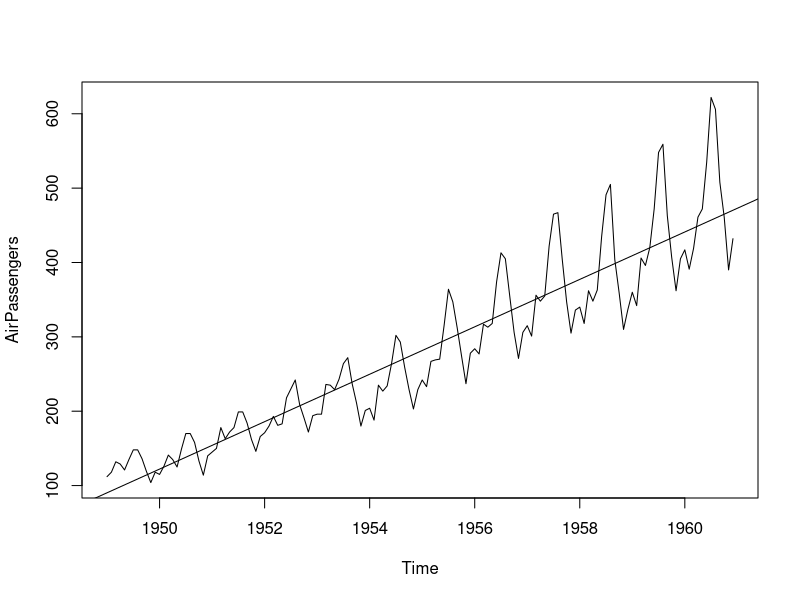
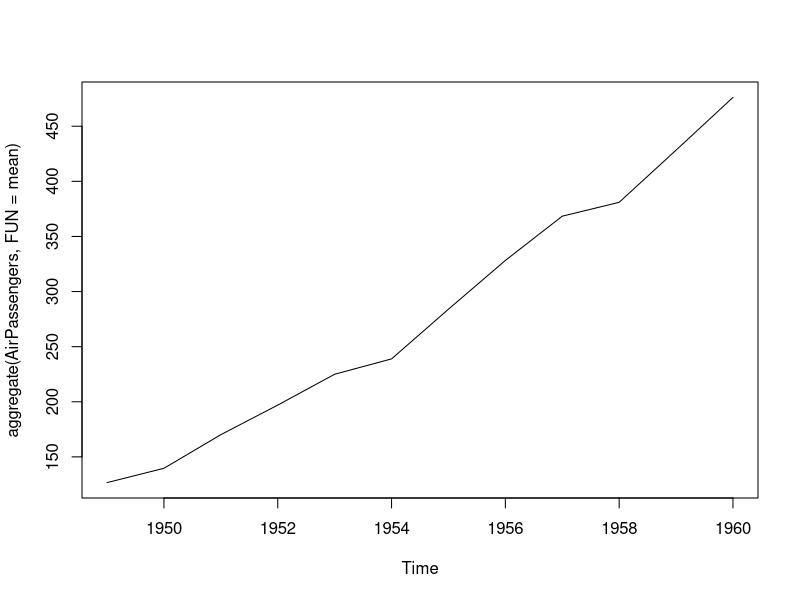
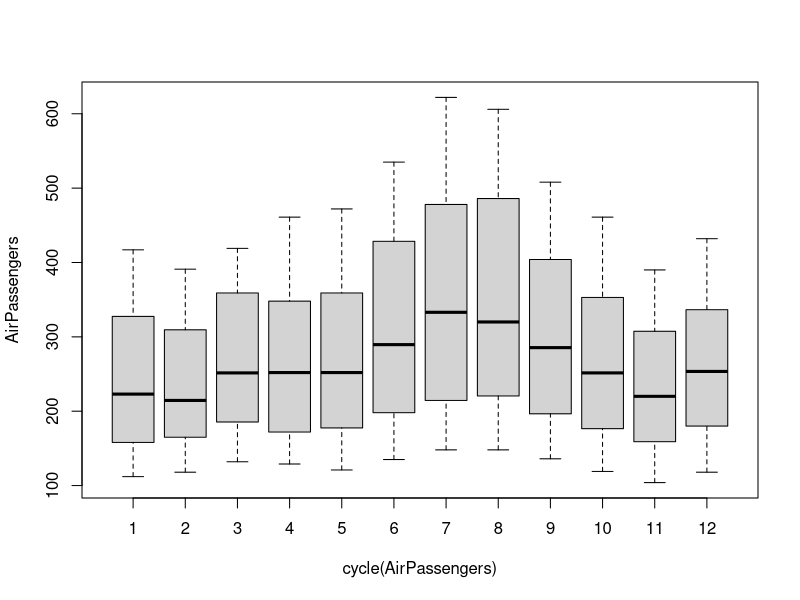
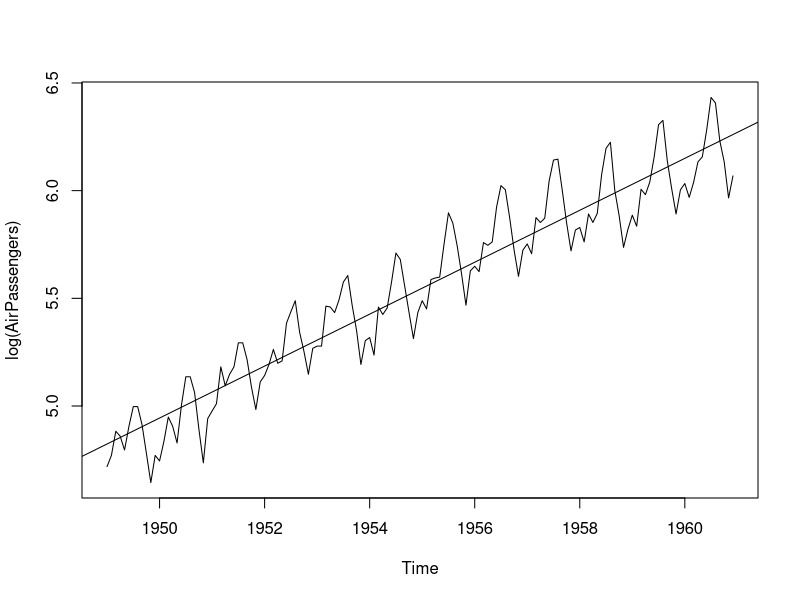
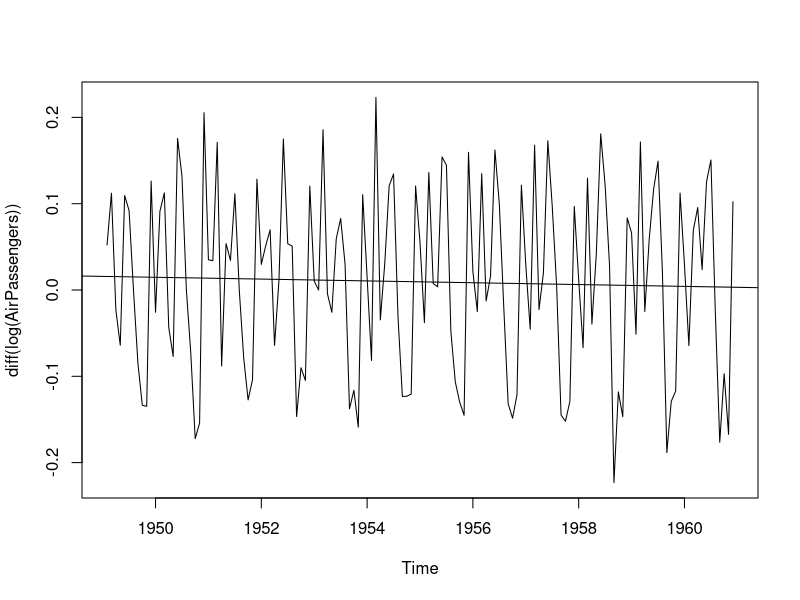
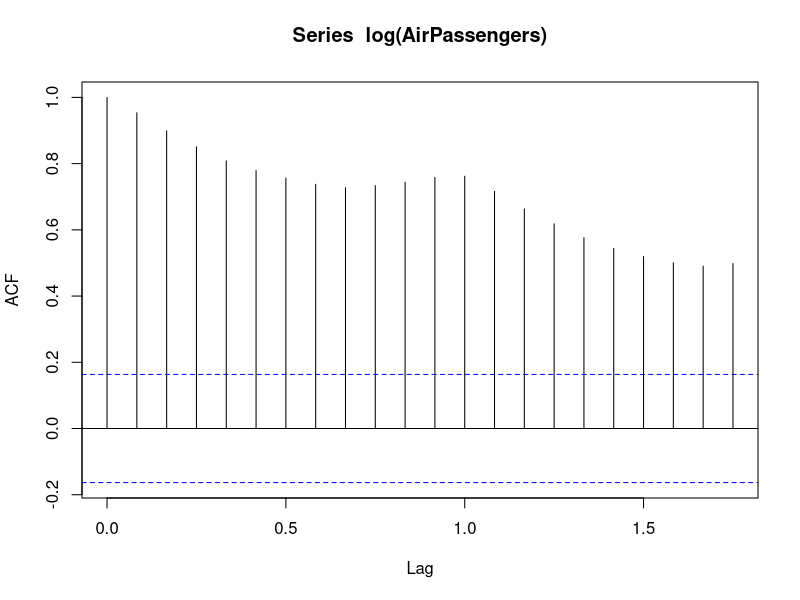
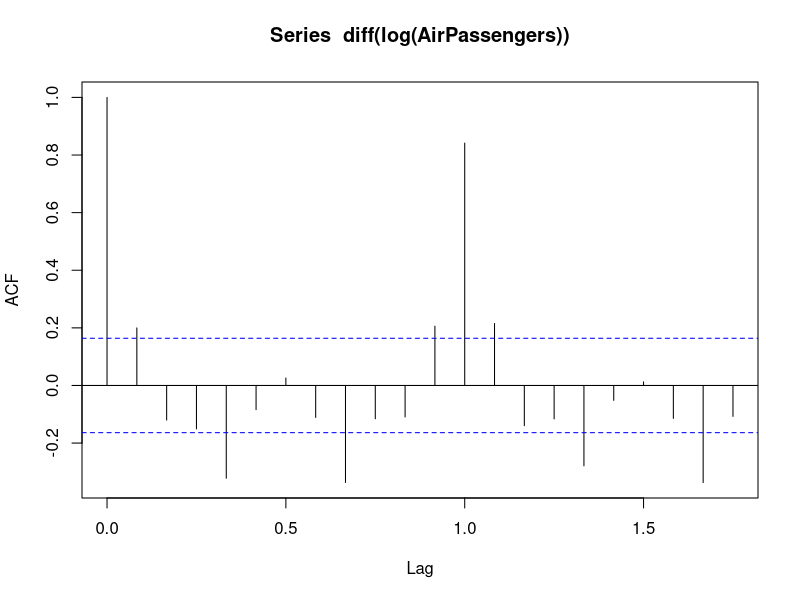
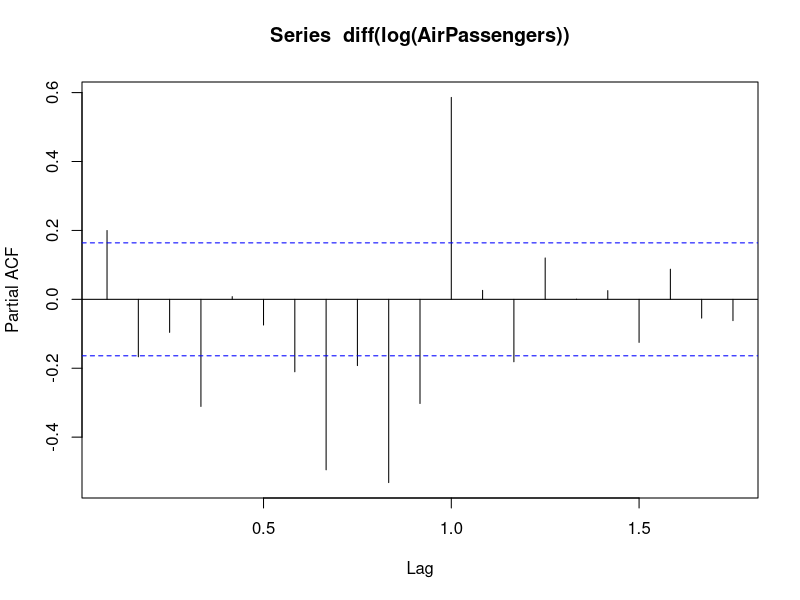

These charts were generated, in order, by the following R code:
library(readr)
library(dplyr)
library(ggplot2)
library(tidyr)
library(forecast)
library(datasets)
library(tseries)

data(AirPassengers)

class(AirPassengers)

start(AirPassengers)

end(AirPassengers)

frequency(AirPassengers)    

summary(AirPassengers)

plot(AirPassengers)

abline(reg=lm(AirPassengers~time(AirPassengers)))

cycle(AirPassengers)

plot(aggregate(AirPassengers,FUN=mean))

boxplot(AirPassengers~cycle(AirPassengers))

plot(log(AirPassengers))
abline(reg=lm(log(AirPassengers)~time(log(AirPassengers))))

plot(diff(log(AirPassengers)))
abline(reg=lm(diff(log(AirPassengers))~time(diff(log(AirPassengers)))))
adf.test(diff(log(AirPassengers)))

acf(log(AirPassengers))

acf(diff(log(AirPassengers)))

pacf(diff(log(AirPassengers)))

fit <- arima(log(AirPassengers), c(0, 1, 1),seasonal = list(order = c(0, 1, 1), period = 12))

pred <- predict(fit, n.ahead = 10*12)

ts.plot(AirPassengers,2.718^pred$pred, log = "y", lty = c(1,3))




m<- auto.arima(log(AirPassengers), trace = TRUE)

acf(m$residuals, main = "COrrelogram")
pacf(m$residuals, main = "Partial Correlogram")

#Ljung-Box test

Box.test(m$residuals, lag = 20, type = "Ljung-Box")


forecasted <- forecast(m, h = 120)
plot(forecasted)
print(forecasted)

